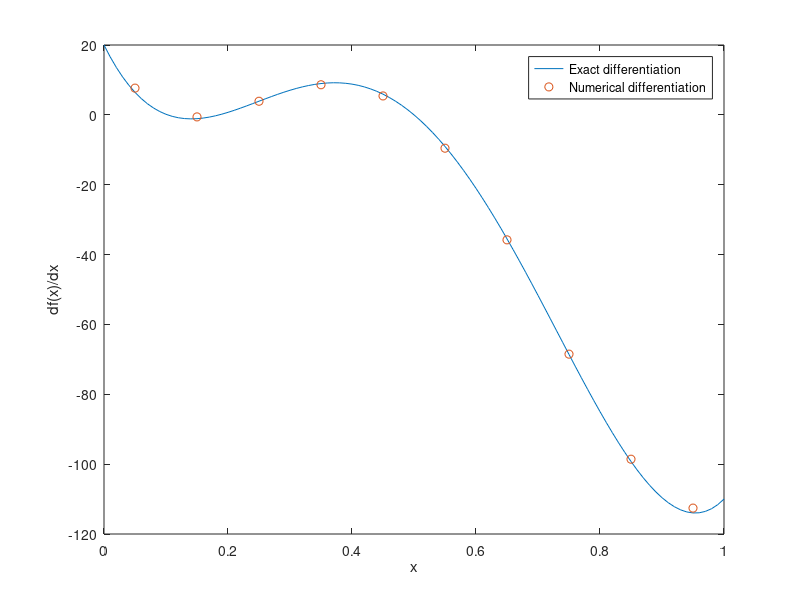

MATLAB code for this plot:
% fxdiff.m: differentiation using diff function 
f  =  @(x) 0.3+20*x-180*x.^2+650*x.^3 - 880*x.^4+360*x.^5; % define function 
x  =  0:0.1:1.0; n  =  length(x); % range of x 
y  =  f(x); dr  =  diff(y)./diff(x) % use diff to find f'(x) numerically 
xm  =  (x(1:n-1) + x(2:n))/2; % the midpoint of each interval 
xp  =  0:0.01:1; yp  =  20 -360*xp+1950*xp.^2 -3520*xp.^3+1800*xp.^4; % exact differentiation 
plot(xp,yp,xm,dr,'o'), xlabel('x'), ylabel('df(x)/dx') 
legend('Exact differentiation','Numerical differentiation','location','best')